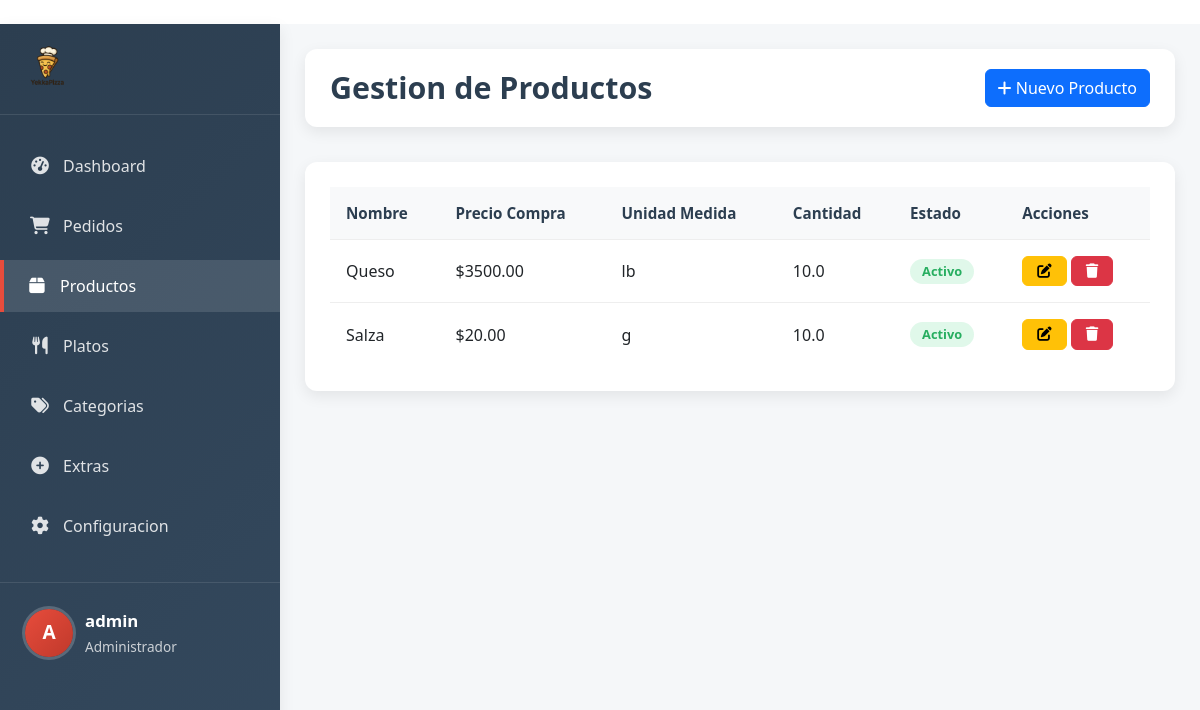
/admin/productos (signed in), run on the app's committed database.
### app.py (models this page shows)
class Configuracion(db.Model):
    id = db.Column(db.Integer, primary_key=True)
    nombre_restaurante = db.Column(db.String(100), default="Mi Restaurante")
    telefono = db.Column(db.String(20), default="+1234567890")
    direccion = db.Column(db.String(200), default="Dirección del restaurante")
    logo = db.Column(db.String(200), default="logo.png")
    impuesto = db.Column(db.Float, default=0.0)
    max_extras = db.Column(db.Integer, default=5)

class Producto(db.Model):
    id = db.Column(db.Integer, primary_key=True)
    nombre = db.Column(db.String(100), nullable=False)
    precio_compra = db.Column(db.Float, nullable=False)
    unidad_medida = db.Column(db.String(50), nullable=False)
    cantidad = db.Column(db.Float, nullable=False)
    activo = db.Column(db.Boolean, default=True)
    fecha_creacion = db.Column(db.DateTime, default=datetime.utcnow)

### app.py (the view)
@app.route('/admin/productos')
@login_required
def admin_productos():
    productos = Producto.query.order_by(Producto.nombre).all()
    config = Configuracion.query.first()
    if not config:
        config = Configuracion()
        db.session.add(config)
        db.session.commit()
    return render_template('admin/productos.html', productos=productos,config=config)

### app.py (called while the page is built)
def login_required(f):
    @wraps(f)
    def decorated_function(*args, **kwargs):
        if 'user_id' not in session:
            return redirect(url_for('login'))
        return f(*args, **kwargs)
    return decorated_function

### templates/admin/productos.html (shortened to what this page needs)
{% extends "admin/base.html" %}
{% block extra_css %}
<link rel="stylesheet" href="{{ url_for('static', filename='css/admin.css') }}">
{% endblock %}
{% block content %}
<div class="admin-container">
    {% include 'admin/sidebar.html' %}
    <div class="admin-main">
        <div class="admin-header">
            <h1 class="admin-title">Gestion de Productos</h1>
            <div class="admin-actions">
                <a href="{{ url_for('nuevo_producto') }}" class="btn btn-primary">
                    <i class="fas fa-plus"></i> Nuevo Producto
                </a>
            </div>
        </div>
        <div class="admin-table-container">
            <table class="admin-table">
                <thead>
                    <tr>
                        <th>Nombre</th>
                        <th>Precio Compra</th>
                        <th>Unidad Medida</th>
                        <th>Cantidad</th>
                        <th>Estado</th>
                        <th>Acciones</th>
                    </tr>
                </thead>
                <tbody>
                    {% for producto in productos %}
                    <tr>
                        <td>{{ producto.nombre }}</td>
                        <td>${{ "%.2f"|format(producto.precio_compra) }}</td>
                        <td>{{ producto.unidad_medida }}</td>
                        <td>{{ producto.cantidad }}</td>
                        <td>
                            {% if producto.activo %}
                            <span class="badge badge-success">Activo</span>
                            {% else %}
                            <span class="badge badge-danger">Inactivo</span>
                            {% endif %}
                        </td>
                        <td>
                            <a href="{{ url_for('editar_producto', producto_id=producto.id) }}" class="btn btn-sm btn-warning" title="Editar">
                                <i class="fas fa-edit"></i>
                            </a>
                            <form action="{{ url_for('eliminar_producto', producto_id=producto.id) }}" method="POST" style="display: inline;">
                                <button type="submit" class="btn btn-sm btn-danger" title="Eliminar" onclick="return confirm('Estas seguro de eliminar este producto?')">
                                    <i class="fas fa-trash"></i>
                                </button>
                            </form>
                        </td>
                    </tr>
                    {% else %}
                    <tr>
                        <td colspan="6" class="text-center">No hay productos registrados</td>
                    </tr>
                    {% endfor %}
                </tbody>
            </table>
        </div>
    </div>
</div>
{% endblock %}

### templates/admin/sidebar.html (shortened to what this page needs)
<div class="admin-sidebar">
    <div class="admin-brand">
        <img src="{% if config.logo %}{{ url_for('uploaded_file', filename=config.logo) }}{% else %}{{ url_for('static', filename='images/logo.png') }}{% endif %}" alt="Logo">
    </div>
    <ul class="admin-menu">
        <li><a href="{{ url_for('admin_panel') }}" class="{% if request.endpoint == 'admin_panel' %}active{% endif %}"><i class="fas fa-tachometer-alt"></i> <span>Dashboard</span></a></li>
        <li><a href="{{ url_for('admin_pedidos') }}" class="{% if request.endpoint == 'admin_pedidos' or request.endpoint == 'ver_pedido' %}active{% endif %}"><i class="fas fa-shopping-cart"></i> <span>Pedidos</span></a></li>
        <li><a href="{{ url_for('admin_productos') }}" class="{% if request.endpoint == 'admin_productos' or request.endpoint == 'nuevo_producto' or request.endpoint == 'editar_producto' %}active{% endif %}"><i class="fas fa-box"></i> <span>Productos</span></a></li>
        <li><a href="{{ url_for('admin_platos') }}" class=""><i class="fas fa-utensils"></i> <span>Platos</span></a></li>
        <li><a href="{{ url_for('admin_categorias') }}" class=""><i class="fas fa-tags"></i> <span>Categorias</span></a></li>
        <li><a href="{{ url_for('admin_extras') }}" class=""><i class="fas fa-plus-circle"></i> <span>Extras</span></a></li>
        <li><a href="{{ url_for('admin_configuracion') }}" class="{% if request.endpoint == 'admin_configuracion' %}active{% endif %}"><i class="fas fa-cog"></i> <span>Configuracion</span></a></li>
    </ul>
    <div class="admin-user">
        <div class="admin-user-info">
            <div class="admin-user-avatar">
                {{ session.username[0]|upper }}
            </div>
            <div class="admin-user-details">
                <div class="admin-user-name">{{ session.username }}</div>
                <div class="admin-user-role">Administrador</div>
            </div>
        </div>
    </div>
</div>

### static/css/admin.css (style rules this page uses)
:root { --primary-color: #e74c3c; --primary-light: #ffebe9; --primary-dark: #c0392b; --secondary-color: #3498db; --success-color: #27ae60; --warning-color: #f39c12; --danger-color: #e74c3c; --dark-color: #2c3e50; --dark-light: #34495e; --gray-color: #7f8c8d; --gray-light: #ecf0f1; --text-dark: #2d3436; --text-light: #ffffff; --shadow: 0 5px 15px rgba(0, 0, 0, 0.08); --shadow-hover: 0 8px 25px rgba(0, 0, 0, 0.12); }
.admin-container { display: flex; min-height: 100vh; background-color: #f8f9fa; font-family: 'Segoe UI', Tahoma, Geneva, Verdana, sans-serif; }
.admin-sidebar { width: 280px; background: linear-gradient(135deg, var(--dark-color) 0%, var(--dark-light) 100%); color: var(--text-light); padding: 20px 0; position: fixed; height: 100vh; overflow-y: auto; box-shadow: var(--shadow); z-index: 1000; transition: all 0.3s ease; }
.admin-brand { padding: 0 25px 25px; border-bottom: 1px solid rgba(255, 255, 255, 0.1); margin-bottom: 25px; display: flex; align-items: center; }
.admin-brand img { height: 45px; margin-right: 12px; border-radius: 6px; }
.admin-menu { list-style: none; padding: 0; margin: 0; }
.admin-menu li { margin-bottom: 8px; }
.admin-menu a { display: flex; align-items: center; padding: 14px 25px; color: rgba(255, 255, 255, 0.85); text-decoration: none; transition: all 0.3s ease; border-left: 4px solid transparent; font-weight: 500; }
.admin-menu a:hover, .admin-menu a.active { background-color: rgba(255, 255, 255, 0.12); color: var(--text-light); border-left-color: var(--primary-color); padding-left: 22px; }
.admin-menu i { width: 22px; margin-right: 12px; text-align: center; font-size: 1.1rem; }
.admin-user { padding: 25px; border-top: 1px solid rgba(255, 255, 255, 0.1); margin-top: 30px; }
.admin-user-info { display: flex; align-items: center; }
.admin-user-avatar { width: 48px; height: 48px; border-radius: 50%; background: linear-gradient(135deg, var(--primary-color), var(--primary-dark)); display: flex; align-items: center; justify-content: center; margin-right: 12px; font-weight: bold; color: white; font-size: 1.2rem; box-shadow: 0 0 0 3px rgba(255, 255, 255, 0.2); }
.admin-user-details { flex: 1; }
.admin-user-name { font-weight: 600; margin-bottom: 4px; font-size: 1.05rem; }
.admin-user-role { font-size: 0.85rem; color: rgba(255, 255, 255, 0.75); }
.admin-main { flex: 1; margin-left: 280px; padding: 25px; transition: all 0.3s ease; background-color: #f5f7f9; }
.admin-header { display: flex; justify-content: space-between; align-items: center; margin-bottom: 35px; background-color: white; padding: 20px 25px; border-radius: 12px; box-shadow: var(--shadow); }
.admin-title { font-size: 1.9rem; color: var(--dark-color); margin: 0; font-weight: 700; }
.admin-actions { display: flex; gap: 12px; }
.admin-table-container { background-color: white; border-radius: 12px; padding: 25px; box-shadow: var(--shadow); margin-bottom: 35px; overflow: hidden; }
.admin-table { width: 100%; border-collapse: separate; border-spacing: 0; }
.admin-table th, .admin-table td { padding: 16px; text-align: left; border-bottom: 1px solid #eee; }
.admin-table th { background-color: #f8f9fa; font-weight: 600; color: var(--dark-color); position: sticky; top: 0; font-size: 0.95rem; }
.admin-table tr:last-child td { border-bottom: none; }
.btn-sm { padding: 7px 14px; font-size: 0.9rem; border-radius: 6px; }
.badge { padding: 6px 12px; border-radius: 50px; font-size: 0.8rem; font-weight: 700; }
.badge-success { background-color: rgba(46, 204, 113, 0.15); color: #27ae60; }
.admin-table tr { animation: slideInLeft 0.4s ease; }
.admin-table tr:nth-child(1) { animation-delay: 0.05s; }
.admin-table tr:nth-child(2) { animation-delay: 0.1s; }

### templates/admin/base.html (style rules this page uses)
body { margin: 0; padding: 0; display: flex; flex-direction: column; min-height: 100vh; overflow-x: hidden; }

### data on the page
Configuracion: logo (picture)
Producto: nombre "Queso", precio_compra "3500.00", unidad_medida "lb", cantidad "10.0", activo "Activo"
Producto: nombre "Salza", precio_compra "20.00", unidad_medida "g", cantidad "10.0", activo "Activo"

### other printed values
{{ session.username[0]|upper }} "A"
{{ session.username }} "admin"
